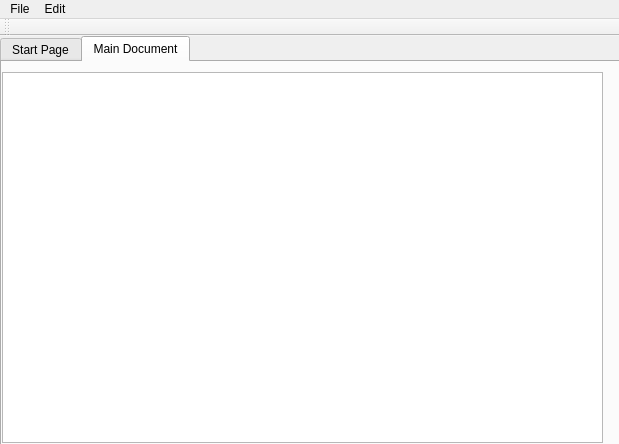
<?xml version="1.0" encoding="UTF-8"?>
<ui version="4.0">
 <class>MainWindow</class>
 <widget class="QMainWindow" name="MainWindow">
  <property name="geometry">
   <rect>
    <x>0</x>
    <y>0</y>
    <width>619</width>
    <height>444</height>
   </rect>
  </property>
  <property name="windowTitle">
   <string>Spreadsheet to Data Converter</string>
  </property>
  <widget class="QWidget" name="centralwidget">
   <widget class="QTabWidget" name="tabWidget">
    <property name="geometry">
     <rect>
      <x>0</x>
      <y>0</y>
      <width>621</width>
      <height>411</height>
     </rect>
    </property>
    <property name="minimumSize">
     <size>
      <width>127</width>
      <height>0</height>
     </size>
    </property>
    <property name="focusPolicy">
     <enum>Qt::TabFocus</enum>
    </property>
    <property name="tabShape">
     <enum>QTabWidget::Rounded</enum>
    </property>
    <property name="currentIndex">
     <number>1</number>
    </property>
    <property name="movable">
     <bool>false</bool>
    </property>
    <property name="tabBarAutoHide">
     <bool>false</bool>
    </property>
    <widget class="QWidget" name="start_tab">
     <attribute name="title">
      <string>Start Page</string>
     </attribute>
     <attribute name="toolTip">
      <string>Welcome to Spreadsheet to Data Converter's start page</string>
     </attribute>
     <widget class="QWidget" name="verticalLayoutWidget">
      <property name="geometry">
       <rect>
        <x>70</x>
        <y>40</y>
        <width>444</width>
        <height>131</height>
       </rect>
      </property>
      <layout class="QVBoxLayout" name="verticalLayout_3">
       <item alignment="Qt::AlignLeft|Qt::AlignVCenter">
        <widget class="QLabel" name="label">
         <property name="font">
          <font>
           <family>Google Sans</family>
           <pointsize>16</pointsize>
           <weight>75</weight>
           <bold>true</bold>
          </font>
         </property>
         <property name="text">
          <string>Spreadsheet to Data Converter's Start Page</string>
         </property>
        </widget>
       </item>
       <item>
        <widget class="QPushButton" name="start_page_btn_open_file">
         <property name="font">
          <font>
           <pointsize>11</pointsize>
          </font>
         </property>
         <property name="autoFillBackground">
          <bool>false</bool>
         </property>
         <property name="text">
          <string>Open File</string>
         </property>
        </widget>
       </item>
       <item alignment="Qt::AlignLeft">
        <widget class="QPushButton" name="btn_load_csv">
         <property name="text">
          <string>Load CSV</string>
         </property>
        </widget>
       </item>
      </layout>
     </widget>
     <widget class="QWidget" name="verticalLayoutWidget_2">
      <property name="geometry">
       <rect>
        <x>340</x>
        <y>40</y>
        <width>236</width>
        <height>131</height>
       </rect>
      </property>
      <layout class="QVBoxLayout" name="verticalLayout_4">
       <item alignment="Qt::AlignLeft|Qt::AlignVCenter">
        <widget class="QLabel" name="label_2">
         <property name="font">
          <font>
           <family>Google Sans</family>
           <pointsize>16</pointsize>
           <weight>75</weight>
           <bold>true</bold>
          </font>
         </property>
         <property name="text">
          <string/>
         </property>
        </widget>
       </item>
       <item>
        <widget class="QPushButton" name="start_page_btn_recent_files">
         <property name="font">
          <font>
           <pointsize>11</pointsize>
          </font>
         </property>
         <property name="autoFillBackground">
          <bool>false</bool>
         </property>
         <property name="text">
          <string>Recent Files</string>
         </property>
        </widget>
       </item>
       <item alignment="Qt::AlignLeft">
        <widget class="QPushButton" name="pushButton_4">
         <property name="text">
          <string>Filename here</string>
         </property>
        </widget>
       </item>
      </layout>
     </widget>
    </widget>
    <widget class="QWidget" name="main_document_tab">
     <property name="focusPolicy">
      <enum>Qt::NoFocus</enum>
     </property>
     <attribute name="title">
      <string>Main Document</string>
     </attribute>
     <widget class="QTableWidget" name="csv_data_table">
      <property name="geometry">
       <rect>
        <x>0</x>
        <y>10</y>
        <width>601</width>
        <height>371</height>
       </rect>
      </property>
     </widget>
    </widget>
   </widget>
  </widget>
  <widget class="QMenuBar" name="menubar">
   <property name="geometry">
    <rect>
     <x>0</x>
     <y>0</y>
     <width>619</width>
     <height>21</height>
    </rect>
   </property>
   <widget class="QMenu" name="menuFile">
    <property name="title">
     <string>File</string>
    </property>
    <addaction name="action_load_file"/>
    <addaction name="action_close_file"/>
    <addaction name="separator"/>
    <addaction name="actionExit_2"/>
   </widget>
   <widget class="QMenu" name="menuEdit">
    <property name="title">
     <string>Edit</string>
    </property>
    <addaction name="action_edit_data"/>
   </widget>
   <addaction name="menuFile"/>
   <addaction name="menuEdit"/>
  </widget>
  <widget class="QToolBar" name="toolBar">
   <property name="windowTitle">
    <string>toolBar</string>
   </property>
   <attribute name="toolBarArea">
    <enum>TopToolBarArea</enum>
   </attribute>
   <attribute name="toolBarBreak">
    <bool>false</bool>
   </attribute>
  </widget>
  <action name="action_load_file">
   <property name="text">
    <string>Load File</string>
   </property>
  </action>
  <action name="actionExit">
   <property name="text">
    <string>Exit</string>
   </property>
  </action>
  <action name="action_close_file">
   <property name="text">
    <string>Close File</string>
   </property>
  </action>
  <action name="actionExit_2">
   <property name="text">
    <string>Exit</string>
   </property>
  </action>
  <action name="action_edit_data">
   <property name="text">
    <string>Edit Data</string>
   </property>
  </action>
 </widget>
 <resources/>
 <connections/>
</ui>
